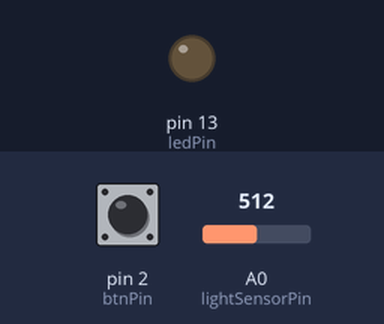
The sketch below on a simulated Arduino Uno, built with avr-gcc and run on an emulated ATmega328P. Shown: output pins drawn as LEDs (lit = HIGH). The inputs (shaded band) are chosen by the test bench; at power-on: A0 (lightSensorPin) = 512, pin 2 (btnPin) HIGH.

Above: at 1.2 s.
1.3 s: A0 (lightSensorPin) set to 408
2.8 s: A0 (lightSensorPin) set to 392
At 4.0 s:
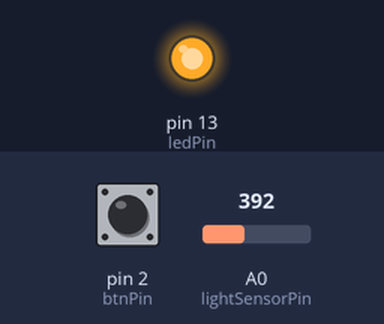
4.3 s: A0 (lightSensorPin) set to 410
At 5.2 s:
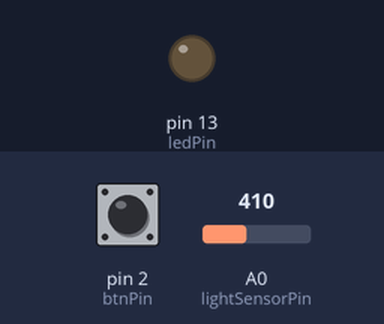
5.8 s: A0 (lightSensorPin) set to 390
At 6.3 s:
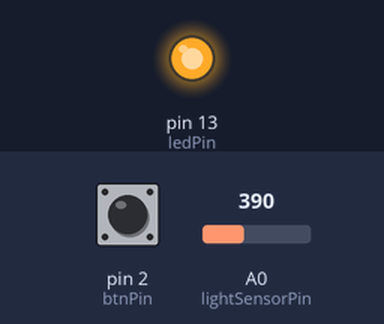
Timing chart, 0 to 8.3 s (numbered marks = the images above; inputs shaded):
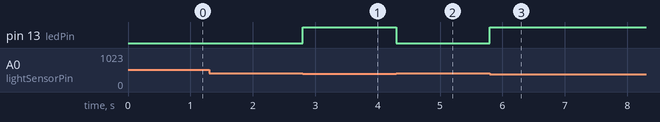

Measured:
- the behaviour switches between 400 and 399 on A0 (lightSensorPin) (found by bisection; images 0 and 1)
- after the input at 1.3 s, every drawn part: stays the same
- after the input at 2.8 s, pin 13 (ledPin): LOW → HIGH at once
- after the input at 4.3 s, pin 13 (ledPin): HIGH → LOW at once
- after the input at 5.8 s, pin 13 (ledPin): LOW → HIGH at once

The sketch:

Finalcode.ino
```cpp
int ledPin = 13;           // LED connected to digital pin 13
int lightSensorPin = A0;   // Photoresistor connected to analog pin A0
int btnPin = 2;            // Button connected to digital pin 2
int threshold = 400;       // Light level threshold (adjust based on your sensor and environment)

int ledState = LOW;        // Current state of the LED
bool lastButtonState = HIGH; // Previous state of the button
unsigned long lastDebounceTime = 0;  // Last time the button state changed
unsigned long debounceDelay = 50;    // Debounce delay in milliseconds

void setup() {
  pinMode(ledPin, OUTPUT);       // Set the LED pin as an output
  pinMode(btnPin, INPUT_PULLUP); // Set the button pin as input with an internal pull-up resistor
}

void loop() {
  // Read the light sensor value
  int lightLevel = analogRead(lightSensorPin);

  // Control LED based on light sensor only if the button is not pressed
  if (digitalRead(btnPin) == HIGH) {  // Button not pressed
    if (lightLevel < threshold) {
      digitalWrite(ledPin, HIGH);   // Turn on the LED if light level is below the threshold
    } else {
      digitalWrite(ledPin, LOW);  // Turn off the LED if light level is above the threshold
    }
  }

  // Check for button press with debounce
  int buttonState = digitalRead(btnPin);
  if (buttonState != lastButtonState) {
    lastDebounceTime = millis();
  }
  if (millis() - lastDebounceTime > debounceDelay) {
    if (buttonState != ledState) {
      ledState = buttonState;
      digitalWrite(ledPin, ledState);
    }
  }

  // Update lastButtonState to the current state
  lastButtonState = buttonState;
}
```
